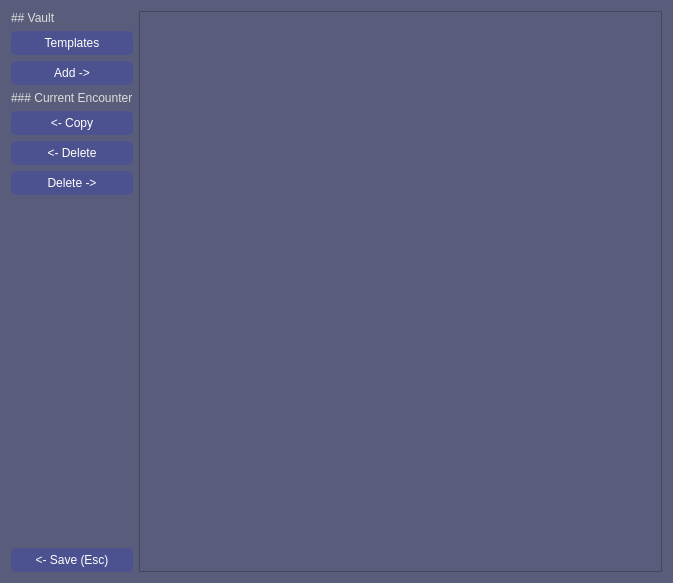
<?xml version="1.0" encoding="UTF-8"?>
<ui version="4.0">
 <class>Vault</class>
 <widget class="QDialog" name="Vault">
  <property name="geometry">
   <rect>
    <x>0</x>
    <y>0</y>
    <width>673</width>
    <height>583</height>
   </rect>
  </property>
  <property name="windowTitle">
   <string>DM Vault</string>
  </property>
  <property name="styleSheet">
   <string notr="true">QWidget {
  color: black;
  background-color: rgb(89, 92, 123);
}

QListWidget QTreeWidget{
   color: #000;
   selection-color: #FFF;
   selection-background-color: #55A;
}

QListWidget::item:selected:!active{
   color: #000;
   selection-color: #FFF;
   selection-background-color: #55A;
}

QTreeWidget::item:selected:!active{
   color: #000;
   selection-color: #FFF;
   selection-background-color: #55A;
}


QToolTip {
	border: 3px solid gray;
	background-color: #39537d;
    color: #FFF;
}

QLabel {
color: rgb(222, 221, 218);
}

QPushButton {
background-color: rgb(75, 82, 143);
color: white;
padding: 5px;
border-color: rgb(75, 82, 143);
border-width: 2px;
border-radius: 5px;
}

QPushButton:pressed {
    background-color: rgb(55, 62, 123);
}</string>
  </property>
  <layout class="QVBoxLayout" name="verticalLayout_3">
   <item>
    <layout class="QHBoxLayout" name="horizontalLayout_content">
     <item>
      <layout class="QVBoxLayout" name="verticalLayout_menu">
       <property name="sizeConstraint">
        <enum>QLayout::SetMinimumSize</enum>
       </property>
       <property name="leftMargin">
        <number>0</number>
       </property>
       <item>
        <widget class="QLabel" name="label_2">
         <property name="text">
          <string>## Vault</string>
         </property>
         <property name="textFormat">
          <enum>Qt::MarkdownText</enum>
         </property>
         <property name="alignment">
          <set>Qt::AlignLeading|Qt::AlignLeft|Qt::AlignVCenter</set>
         </property>
        </widget>
       </item>
       <item>
        <widget class="QPushButton" name="pushButton_acadamy">
         <property name="toolTip">
          <string>add/edit templates usable in the shop.</string>
         </property>
         <property name="text">
          <string>Templates</string>
         </property>
         <property name="autoDefault">
          <bool>false</bool>
         </property>
        </widget>
       </item>
       <item>
        <widget class="QPushButton" name="pushButton_the_shop">
         <property name="toolTip">
          <string>Add something new to the vault using templates.</string>
         </property>
         <property name="text">
          <string>Add -&gt;</string>
         </property>
         <property name="autoDefault">
          <bool>false</bool>
         </property>
        </widget>
       </item>
       <item>
        <widget class="QLabel" name="label">
         <property name="text">
          <string>### Current Encounter</string>
         </property>
         <property name="textFormat">
          <enum>Qt::MarkdownText</enum>
         </property>
         <property name="alignment">
          <set>Qt::AlignLeading|Qt::AlignLeft|Qt::AlignVCenter</set>
         </property>
        </widget>
       </item>
       <item>
        <widget class="QPushButton" name="pushButton_add_to_encounter">
         <property name="toolTip">
          <string>Add Selected Items to Current Encounter</string>
         </property>
         <property name="text">
          <string>&lt;- Copy</string>
         </property>
         <property name="autoDefault">
          <bool>false</bool>
         </property>
        </widget>
       </item>
       <item>
        <widget class="QPushButton" name="pushButton_remove_from_encounter">
         <property name="toolTip">
          <string>Remove Selected items from Current Encounter</string>
         </property>
         <property name="text">
          <string>&lt;- Delete</string>
         </property>
         <property name="autoDefault">
          <bool>false</bool>
         </property>
        </widget>
       </item>
       <item>
        <widget class="QPushButton" name="pushButton_delete_selected_items">
         <property name="toolTip">
          <string>Remove selected from current Encounter as well as DM Vault.</string>
         </property>
         <property name="text">
          <string>Delete -&gt;</string>
         </property>
         <property name="autoDefault">
          <bool>false</bool>
         </property>
        </widget>
       </item>
       <item>
        <spacer name="verticalSpacer">
         <property name="orientation">
          <enum>Qt::Vertical</enum>
         </property>
         <property name="sizeHint" stdset="0">
          <size>
           <width>20</width>
           <height>40</height>
          </size>
         </property>
        </spacer>
       </item>
       <item>
        <widget class="QPushButton" name="pushButton_back">
         <property name="text">
          <string>&lt;- Save (Esc)</string>
         </property>
         <property name="autoDefault">
          <bool>false</bool>
         </property>
        </widget>
       </item>
      </layout>
     </item>
     <item>
      <layout class="QVBoxLayout" name="verticalLayout_treeWidget">
       <item>
        <widget class="QListWidget" name="listWidget_vault">
         <property name="toolTip">
          <string/>
         </property>
         <property name="styleSheet">
          <string notr="true"/>
         </property>
         <property name="sortingEnabled">
          <bool>true</bool>
         </property>
        </widget>
       </item>
      </layout>
     </item>
    </layout>
   </item>
  </layout>
 </widget>
 <resources/>
 <connections/>
</ui>
